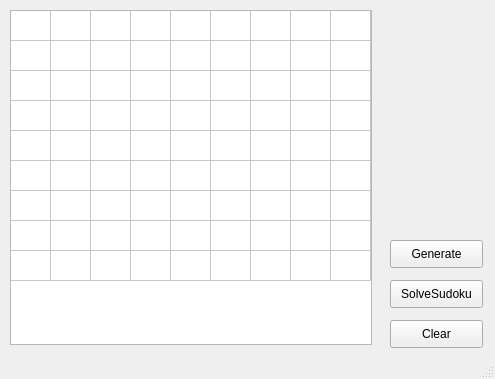
<?xml version="1.0" encoding="UTF-8"?>
<ui version="4.0">
 <class>SudokuSolverApp</class>
 <widget class="QMainWindow" name="SudokuSolverApp">
  <property name="geometry">
   <rect>
    <x>0</x>
    <y>0</y>
    <width>495</width>
    <height>379</height>
   </rect>
  </property>
  <property name="windowTitle">
   <string>SudokuSolverApp</string>
  </property>
  <widget class="QWidget" name="centralWidget">
   <widget class="QTableWidget" name="Board">
    <property name="geometry">
     <rect>
      <x>10</x>
      <y>10</y>
      <width>362</width>
      <height>335</height>
     </rect>
    </property>
    <property name="autoScroll">
     <bool>true</bool>
    </property>
    <property name="selectionMode">
     <enum>QAbstractItemView::SingleSelection</enum>
    </property>
    <attribute name="horizontalHeaderVisible">
     <bool>false</bool>
    </attribute>
    <attribute name="horizontalHeaderDefaultSectionSize">
     <number>40</number>
    </attribute>
    <attribute name="horizontalHeaderMinimumSectionSize">
     <number>40</number>
    </attribute>
    <attribute name="verticalHeaderVisible">
     <bool>false</bool>
    </attribute>
    <row>
     <property name="text">
      <string/>
     </property>
    </row>
    <row>
     <property name="text">
      <string/>
     </property>
    </row>
    <row>
     <property name="text">
      <string/>
     </property>
    </row>
    <row>
     <property name="text">
      <string/>
     </property>
    </row>
    <row>
     <property name="text">
      <string/>
     </property>
    </row>
    <row>
     <property name="text">
      <string/>
     </property>
    </row>
    <row>
     <property name="text">
      <string/>
     </property>
    </row>
    <row>
     <property name="text">
      <string/>
     </property>
    </row>
    <row>
     <property name="text">
      <string/>
     </property>
    </row>
    <column>
     <property name="text">
      <string/>
     </property>
     <property name="foreground">
      <brush brushstyle="NoBrush">
       <color alpha="255">
        <red>0</red>
        <green>0</green>
        <blue>255</blue>
       </color>
      </brush>
     </property>
    </column>
    <column>
     <property name="text">
      <string/>
     </property>
    </column>
    <column>
     <property name="text">
      <string/>
     </property>
    </column>
    <column>
     <property name="text">
      <string/>
     </property>
    </column>
    <column>
     <property name="text">
      <string/>
     </property>
    </column>
    <column>
     <property name="text">
      <string/>
     </property>
    </column>
    <column>
     <property name="text">
      <string/>
     </property>
    </column>
    <column>
     <property name="text">
      <string/>
     </property>
    </column>
    <column>
     <property name="text">
      <string/>
     </property>
    </column>
   </widget>
   <widget class="QPushButton" name="Default_Sudoku">
    <property name="geometry">
     <rect>
      <x>390</x>
      <y>240</y>
      <width>93</width>
      <height>28</height>
     </rect>
    </property>
    <property name="text">
     <string>Generate</string>
    </property>
   </widget>
   <widget class="QPushButton" name="SolveSudoku">
    <property name="geometry">
     <rect>
      <x>390</x>
      <y>280</y>
      <width>93</width>
      <height>28</height>
     </rect>
    </property>
    <property name="text">
     <string>SolveSudoku</string>
    </property>
   </widget>
   <widget class="QPushButton" name="ClearBoard">
    <property name="geometry">
     <rect>
      <x>390</x>
      <y>320</y>
      <width>93</width>
      <height>28</height>
     </rect>
    </property>
    <property name="text">
     <string>Clear</string>
    </property>
   </widget>
  </widget>
  <widget class="QStatusBar" name="statusBar"/>
 </widget>
 <layoutdefault spacing="6" margin="11"/>
 <resources/>
 <connections/>
</ui>
